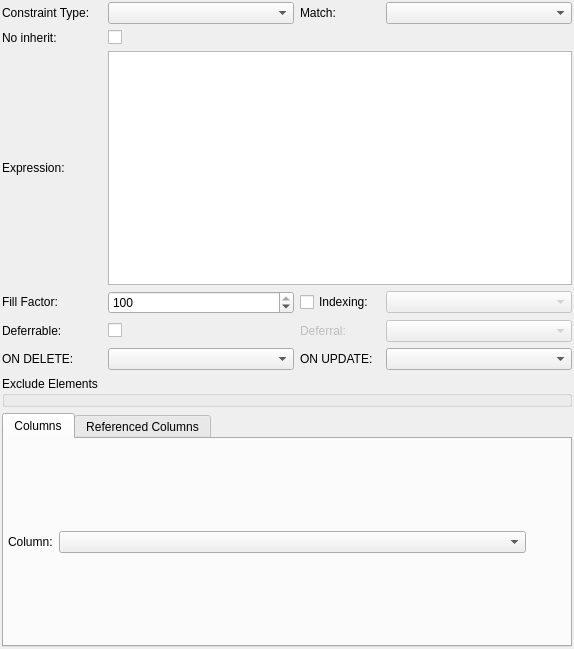
<?xml version="1.0" encoding="UTF-8"?>
<ui version="4.0">
 <class>ConstraintWidget</class>
 <widget class="QWidget" name="ConstraintWidget">
  <property name="geometry">
   <rect>
    <x>0</x>
    <y>0</y>
    <width>574</width>
    <height>649</height>
   </rect>
  </property>
  <property name="minimumSize">
   <size>
    <width>0</width>
    <height>0</height>
   </size>
  </property>
  <property name="windowTitle">
   <string>Form</string>
  </property>
  <layout class="QGridLayout" name="constraint_grid">
   <property name="leftMargin">
    <number>2</number>
   </property>
   <property name="topMargin">
    <number>2</number>
   </property>
   <property name="rightMargin">
    <number>2</number>
   </property>
   <property name="bottomMargin">
    <number>2</number>
   </property>
   <property name="spacing">
    <number>6</number>
   </property>
   <item row="1" column="2">
    <widget class="QLabel" name="match_lbl">
     <property name="sizePolicy">
      <sizepolicy hsizetype="Preferred" vsizetype="Fixed">
       <horstretch>0</horstretch>
       <verstretch>0</verstretch>
      </sizepolicy>
     </property>
     <property name="minimumSize">
      <size>
       <width>80</width>
       <height>0</height>
      </size>
     </property>
     <property name="maximumSize">
      <size>
       <width>75</width>
       <height>16777215</height>
      </size>
     </property>
     <property name="text">
      <string>Match:</string>
     </property>
     <property name="alignment">
      <set>Qt::AlignLeading|Qt::AlignLeft|Qt::AlignVCenter</set>
     </property>
    </widget>
   </item>
   <item row="1" column="3">
    <widget class="QComboBox" name="match_cmb">
     <property name="sizePolicy">
      <sizepolicy hsizetype="Preferred" vsizetype="Fixed">
       <horstretch>0</horstretch>
       <verstretch>0</verstretch>
      </sizepolicy>
     </property>
     <property name="minimumSize">
      <size>
       <width>120</width>
       <height>0</height>
      </size>
     </property>
    </widget>
   </item>
   <item row="1" column="0">
    <widget class="QLabel" name="constr_type_lbl">
     <property name="sizePolicy">
      <sizepolicy hsizetype="Fixed" vsizetype="Fixed">
       <horstretch>0</horstretch>
       <verstretch>0</verstretch>
      </sizepolicy>
     </property>
     <property name="minimumSize">
      <size>
       <width>100</width>
       <height>0</height>
      </size>
     </property>
     <property name="text">
      <string>Constraint Type:</string>
     </property>
    </widget>
   </item>
   <item row="1" column="1">
    <widget class="QComboBox" name="constr_type_cmb">
     <property name="minimumSize">
      <size>
       <width>100</width>
       <height>0</height>
      </size>
     </property>
     <property name="toolTip">
      <string>This attribute cannot be changed once the object is created.</string>
     </property>
    </widget>
   </item>
   <item row="3" column="0">
    <widget class="QLabel" name="expression_lbl">
     <property name="sizePolicy">
      <sizepolicy hsizetype="Fixed" vsizetype="Preferred">
       <horstretch>0</horstretch>
       <verstretch>0</verstretch>
      </sizepolicy>
     </property>
     <property name="minimumSize">
      <size>
       <width>100</width>
       <height>0</height>
      </size>
     </property>
     <property name="text">
      <string>Expression:</string>
     </property>
    </widget>
   </item>
   <item row="3" column="1" colspan="3">
    <widget class="QTextEdit" name="expression_txt">
     <property name="sizePolicy">
      <sizepolicy hsizetype="Expanding" vsizetype="Expanding">
       <horstretch>0</horstretch>
       <verstretch>0</verstretch>
      </sizepolicy>
     </property>
     <property name="minimumSize">
      <size>
       <width>0</width>
       <height>50</height>
      </size>
     </property>
     <property name="maximumSize">
      <size>
       <width>16777215</width>
       <height>16777215</height>
      </size>
     </property>
     <property name="frameShadow">
      <enum>QFrame::Sunken</enum>
     </property>
     <property name="lineWidth">
      <number>1</number>
     </property>
     <property name="midLineWidth">
      <number>0</number>
     </property>
     <property name="verticalScrollBarPolicy">
      <enum>Qt::ScrollBarAsNeeded</enum>
     </property>
     <property name="horizontalScrollBarPolicy">
      <enum>Qt::ScrollBarAsNeeded</enum>
     </property>
     <property name="undoRedoEnabled">
      <bool>true</bool>
     </property>
     <property name="readOnly">
      <bool>false</bool>
     </property>
     <property name="textInteractionFlags">
      <set>Qt::TextEditorInteraction</set>
     </property>
    </widget>
   </item>
   <item row="5" column="0">
    <widget class="QLabel" name="fill_factor_lbl">
     <property name="sizePolicy">
      <sizepolicy hsizetype="Fixed" vsizetype="Fixed">
       <horstretch>0</horstretch>
       <verstretch>0</verstretch>
      </sizepolicy>
     </property>
     <property name="minimumSize">
      <size>
       <width>100</width>
       <height>0</height>
      </size>
     </property>
     <property name="text">
      <string>Fill Factor:</string>
     </property>
    </widget>
   </item>
   <item row="5" column="1">
    <widget class="QSpinBox" name="fill_factor_sb">
     <property name="sizePolicy">
      <sizepolicy hsizetype="Preferred" vsizetype="Fixed">
       <horstretch>0</horstretch>
       <verstretch>0</verstretch>
      </sizepolicy>
     </property>
     <property name="minimum">
      <number>10</number>
     </property>
     <property name="maximum">
      <number>100</number>
     </property>
     <property name="value">
      <number>100</number>
     </property>
    </widget>
   </item>
   <item row="6" column="0">
    <widget class="QLabel" name="deferrable_lbl">
     <property name="sizePolicy">
      <sizepolicy hsizetype="Fixed" vsizetype="Fixed">
       <horstretch>0</horstretch>
       <verstretch>0</verstretch>
      </sizepolicy>
     </property>
     <property name="minimumSize">
      <size>
       <width>100</width>
       <height>0</height>
      </size>
     </property>
     <property name="text">
      <string>Deferrable:</string>
     </property>
    </widget>
   </item>
   <item row="6" column="1">
    <widget class="QCheckBox" name="deferrable_chk">
     <property name="sizePolicy">
      <sizepolicy hsizetype="Preferred" vsizetype="Fixed">
       <horstretch>0</horstretch>
       <verstretch>0</verstretch>
      </sizepolicy>
     </property>
     <property name="text">
      <string/>
     </property>
    </widget>
   </item>
   <item row="6" column="2">
    <widget class="QLabel" name="deferral_lbl">
     <property name="enabled">
      <bool>false</bool>
     </property>
     <property name="sizePolicy">
      <sizepolicy hsizetype="Fixed" vsizetype="Fixed">
       <horstretch>0</horstretch>
       <verstretch>0</verstretch>
      </sizepolicy>
     </property>
     <property name="minimumSize">
      <size>
       <width>0</width>
       <height>0</height>
      </size>
     </property>
     <property name="maximumSize">
      <size>
       <width>16777215</width>
       <height>16777215</height>
      </size>
     </property>
     <property name="text">
      <string>Deferral:</string>
     </property>
    </widget>
   </item>
   <item row="6" column="3">
    <widget class="QComboBox" name="deferral_cmb">
     <property name="enabled">
      <bool>false</bool>
     </property>
     <property name="sizePolicy">
      <sizepolicy hsizetype="Preferred" vsizetype="Fixed">
       <horstretch>0</horstretch>
       <verstretch>0</verstretch>
      </sizepolicy>
     </property>
     <property name="minimumSize">
      <size>
       <width>120</width>
       <height>0</height>
      </size>
     </property>
    </widget>
   </item>
   <item row="7" column="1">
    <widget class="QComboBox" name="on_delete_cmb">
     <property name="sizePolicy">
      <sizepolicy hsizetype="Preferred" vsizetype="Fixed">
       <horstretch>0</horstretch>
       <verstretch>0</verstretch>
      </sizepolicy>
     </property>
     <property name="minimumSize">
      <size>
       <width>120</width>
       <height>0</height>
      </size>
     </property>
    </widget>
   </item>
   <item row="7" column="0">
    <widget class="QLabel" name="on_delete_lbl">
     <property name="sizePolicy">
      <sizepolicy hsizetype="Fixed" vsizetype="Fixed">
       <horstretch>0</horstretch>
       <verstretch>0</verstretch>
      </sizepolicy>
     </property>
     <property name="minimumSize">
      <size>
       <width>100</width>
       <height>0</height>
      </size>
     </property>
     <property name="text">
      <string>ON DELETE:</string>
     </property>
    </widget>
   </item>
   <item row="7" column="2">
    <widget class="QLabel" name="on_update_lbl">
     <property name="sizePolicy">
      <sizepolicy hsizetype="Fixed" vsizetype="Fixed">
       <horstretch>0</horstretch>
       <verstretch>0</verstretch>
      </sizepolicy>
     </property>
     <property name="minimumSize">
      <size>
       <width>0</width>
       <height>0</height>
      </size>
     </property>
     <property name="maximumSize">
      <size>
       <width>16777215</width>
       <height>16777215</height>
      </size>
     </property>
     <property name="text">
      <string>ON UPDATE:</string>
     </property>
    </widget>
   </item>
   <item row="7" column="3">
    <widget class="QComboBox" name="on_update_cmb">
     <property name="sizePolicy">
      <sizepolicy hsizetype="Preferred" vsizetype="Fixed">
       <horstretch>0</horstretch>
       <verstretch>0</verstretch>
      </sizepolicy>
     </property>
     <property name="minimumSize">
      <size>
       <width>120</width>
       <height>0</height>
      </size>
     </property>
    </widget>
   </item>
   <item row="2" column="0">
    <widget class="QLabel" name="no_inherit_lbl">
     <property name="text">
      <string>No inherit:</string>
     </property>
    </widget>
   </item>
   <item row="2" column="1" colspan="3">
    <widget class="QCheckBox" name="no_inherit_chk">
     <property name="text">
      <string/>
     </property>
    </widget>
   </item>
   <item row="8" column="0" colspan="4">
    <widget class="QGroupBox" name="excl_elems_grp">
     <property name="sizePolicy">
      <sizepolicy hsizetype="Expanding" vsizetype="Preferred">
       <horstretch>0</horstretch>
       <verstretch>0</verstretch>
      </sizepolicy>
     </property>
     <property name="title">
      <string>Exclude Elements</string>
     </property>
    </widget>
   </item>
   <item row="9" column="0" colspan="4">
    <widget class="QTabWidget" name="columns_tbw">
     <property name="sizePolicy">
      <sizepolicy hsizetype="Expanding" vsizetype="Expanding">
       <horstretch>0</horstretch>
       <verstretch>0</verstretch>
      </sizepolicy>
     </property>
     <property name="currentIndex">
      <number>0</number>
     </property>
     <widget class="QWidget" name="tab">
      <property name="sizePolicy">
       <sizepolicy hsizetype="Preferred" vsizetype="Preferred">
        <horstretch>0</horstretch>
        <verstretch>0</verstretch>
       </sizepolicy>
      </property>
      <attribute name="title">
       <string>Columns</string>
      </attribute>
      <layout class="QGridLayout" name="gridLayout">
       <property name="leftMargin">
        <number>4</number>
       </property>
       <property name="topMargin">
        <number>4</number>
       </property>
       <property name="rightMargin">
        <number>4</number>
       </property>
       <property name="bottomMargin">
        <number>4</number>
       </property>
       <property name="spacing">
        <number>6</number>
       </property>
       <item row="0" column="0">
        <widget class="QLabel" name="column_lbl">
         <property name="sizePolicy">
          <sizepolicy hsizetype="Fixed" vsizetype="Fixed">
           <horstretch>0</horstretch>
           <verstretch>0</verstretch>
          </sizepolicy>
         </property>
         <property name="text">
          <string>Column:</string>
         </property>
        </widget>
       </item>
       <item row="0" column="1">
        <widget class="QComboBox" name="column_cmb">
         <property name="sizePolicy">
          <sizepolicy hsizetype="Preferred" vsizetype="Fixed">
           <horstretch>0</horstretch>
           <verstretch>0</verstretch>
          </sizepolicy>
         </property>
         <property name="minimumSize">
          <size>
           <width>180</width>
           <height>0</height>
          </size>
         </property>
        </widget>
       </item>
       <item row="0" column="2">
        <spacer name="horizontalSpacer">
         <property name="orientation">
          <enum>Qt::Horizontal</enum>
         </property>
         <property name="sizeType">
          <enum>QSizePolicy::Preferred</enum>
         </property>
         <property name="sizeHint" stdset="0">
          <size>
           <width>40</width>
           <height>20</height>
          </size>
         </property>
        </spacer>
       </item>
      </layout>
     </widget>
     <widget class="QWidget" name="tab_2">
      <property name="sizePolicy">
       <sizepolicy hsizetype="Preferred" vsizetype="Preferred">
        <horstretch>0</horstretch>
        <verstretch>0</verstretch>
       </sizepolicy>
      </property>
      <attribute name="title">
       <string>Referenced Columns</string>
      </attribute>
      <layout class="QGridLayout" name="gridLayout_2">
       <property name="leftMargin">
        <number>4</number>
       </property>
       <property name="topMargin">
        <number>4</number>
       </property>
       <property name="rightMargin">
        <number>4</number>
       </property>
       <property name="bottomMargin">
        <number>4</number>
       </property>
       <item row="1" column="2">
        <spacer name="horizontalSpacer_2">
         <property name="orientation">
          <enum>Qt::Horizontal</enum>
         </property>
         <property name="sizeType">
          <enum>QSizePolicy::Preferred</enum>
         </property>
         <property name="sizeHint" stdset="0">
          <size>
           <width>40</width>
           <height>20</height>
          </size>
         </property>
        </spacer>
       </item>
       <item row="1" column="1">
        <widget class="QComboBox" name="ref_column_cmb">
         <property name="sizePolicy">
          <sizepolicy hsizetype="Preferred" vsizetype="Fixed">
           <horstretch>0</horstretch>
           <verstretch>0</verstretch>
          </sizepolicy>
         </property>
         <property name="minimumSize">
          <size>
           <width>0</width>
           <height>0</height>
          </size>
         </property>
         <property name="maximumSize">
          <size>
           <width>16777215</width>
           <height>16777215</height>
          </size>
         </property>
        </widget>
       </item>
       <item row="1" column="0">
        <widget class="QLabel" name="ref_column_lbl">
         <property name="sizePolicy">
          <sizepolicy hsizetype="Fixed" vsizetype="Fixed">
           <horstretch>0</horstretch>
           <verstretch>0</verstretch>
          </sizepolicy>
         </property>
         <property name="minimumSize">
          <size>
           <width>0</width>
           <height>0</height>
          </size>
         </property>
         <property name="text">
          <string>Column:</string>
         </property>
        </widget>
       </item>
       <item row="0" column="0">
        <widget class="QLabel" name="ref_table_lbl">
         <property name="sizePolicy">
          <sizepolicy hsizetype="Fixed" vsizetype="Fixed">
           <horstretch>0</horstretch>
           <verstretch>0</verstretch>
          </sizepolicy>
         </property>
         <property name="text">
          <string>Table:</string>
         </property>
        </widget>
       </item>
      </layout>
     </widget>
    </widget>
   </item>
   <item row="5" column="2">
    <widget class="QCheckBox" name="indexing_chk">
     <property name="sizePolicy">
      <sizepolicy hsizetype="Fixed" vsizetype="Fixed">
       <horstretch>0</horstretch>
       <verstretch>0</verstretch>
      </sizepolicy>
     </property>
     <property name="text">
      <string>Indexing:</string>
     </property>
    </widget>
   </item>
   <item row="5" column="3">
    <widget class="QComboBox" name="indexing_cmb">
     <property name="enabled">
      <bool>false</bool>
     </property>
     <property name="sizePolicy">
      <sizepolicy hsizetype="Preferred" vsizetype="Fixed">
       <horstretch>0</horstretch>
       <verstretch>0</verstretch>
      </sizepolicy>
     </property>
    </widget>
   </item>
  </layout>
 </widget>
 <tabstops>
  <tabstop>constr_type_cmb</tabstop>
  <tabstop>match_cmb</tabstop>
  <tabstop>no_inherit_chk</tabstop>
  <tabstop>expression_txt</tabstop>
  <tabstop>fill_factor_sb</tabstop>
  <tabstop>deferrable_chk</tabstop>
  <tabstop>deferral_cmb</tabstop>
  <tabstop>on_delete_cmb</tabstop>
  <tabstop>on_update_cmb</tabstop>
  <tabstop>columns_tbw</tabstop>
  <tabstop>column_cmb</tabstop>
  <tabstop>ref_column_cmb</tabstop>
 </tabstops>
 <resources/>
 <connections/>
</ui>
